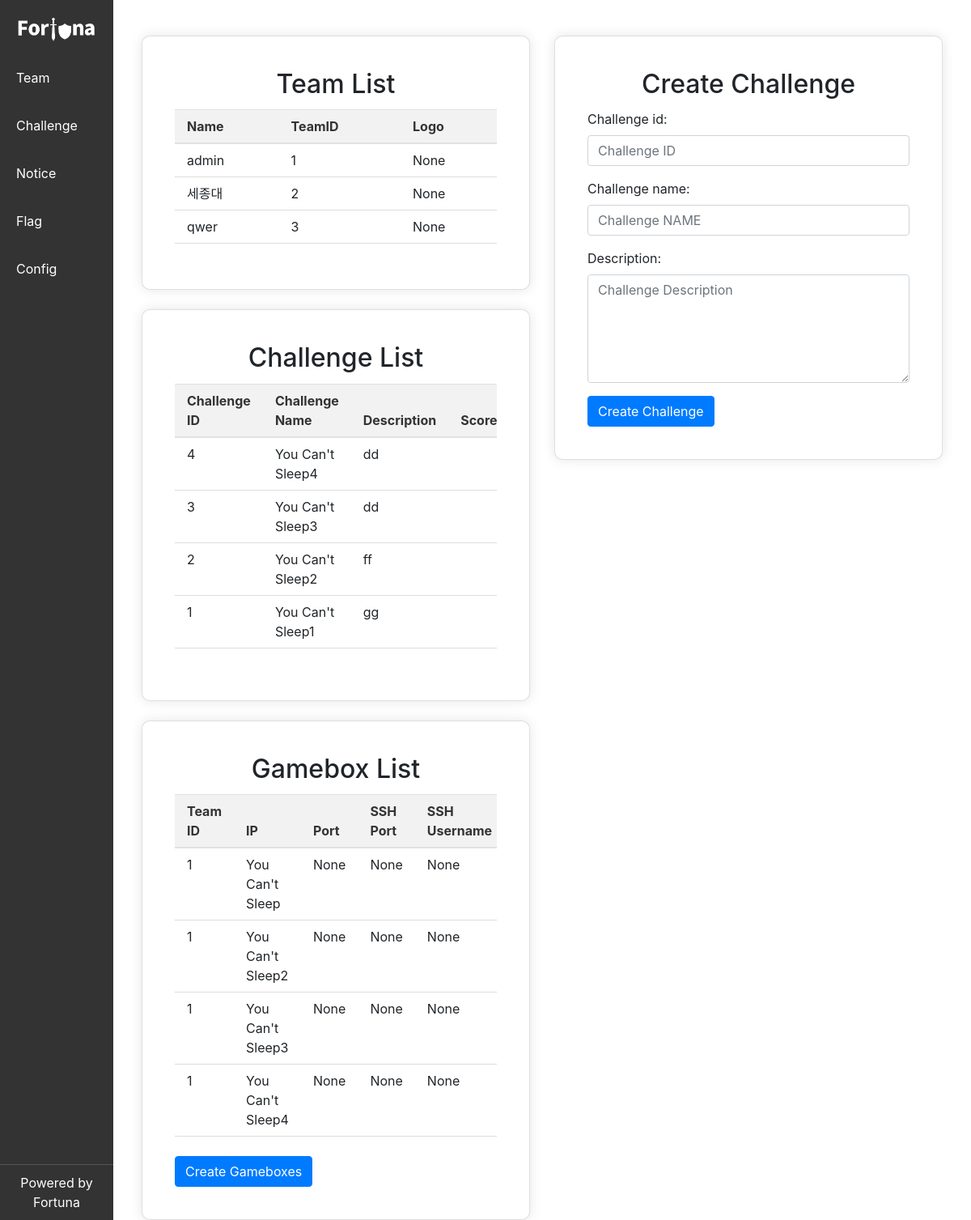
The page /manage/challenge/ on the database its author committed.
### account/models.py (models this page shows, shortened)
class Team(AbstractBaseUser, PermissionsMixin):
    created_at = models.DateTimeField(auto_now_add=True)
    name = models.CharField(max_length=255, unique=True)
    logo = models.CharField(max_length=255, null=True, blank=True)
    score = models.FloatField(null=True, blank=True)
    team_id = models.PositiveIntegerField(unique=True, blank=True)
    token = models.CharField(max_length=255, null=True, blank=True)
    is_staff = models.BooleanField(default=False)
    objects = CustomUserManager()
    USERNAME_FIELD = 'name'
    REQUIRED_FIELDS = []

### challenge/models.py (models this page shows)
class Challenge(models.Model):
    created_at = models.DateTimeField(auto_now_add=True)                                ## 생성 시간
    challenge_id = models.PositiveIntegerField(null=True, blank=True)                   ## 식별자
    challenge_name = models.CharField(max_length=255, null=True, blank=True)            ## 챌린지 이름
    description = models.CharField(max_length=500, null=True, blank=True)               ## 챌린지 설명
    class Meta:
        db_table = 'challenges'

class GameBox(models.Model):
    created_at = models.DateTimeField(auto_now_add=True)                                ## 생성 시간
    team_id = models.PositiveIntegerField(null=True, blank=True)                        ## 챌린지 소유 팀 식별자
    challenge_id = models.PositiveIntegerField(null=True, blank=True)                   ## 식별자
    ip = models.CharField(max_length=255, null=True, blank=True)                        ## IP 주소
    port = models.PositiveIntegerField(null=True, blank=True)                           ## 포트 번호
    ssh_port = models.PositiveIntegerField(null=True, blank=True)                       ## SSH 포트 번호
    ssh_user = models.CharField(max_length=255, null=True, blank=True)                  ## SSH 사용자 이름
    ssh_password = models.CharField(max_length=255, null=True, blank=True)              ## SSH 비밀번호
    visible = models.BooleanField(null=False, blank=True, default=True)                 ## 챌린지 가시화 여부
    score = models.FloatField(null=True, blank=True)                                    ## 챌린지 점수
    is_down = models.BooleanField(null=False, blank=True, default=False)                ## SLA 다운 여부
    is_attacked = models.BooleanField(null=False, blank=True, default=False)            ## 공격 받은 여부
    class Meta:
        db_table = 'game_boxes'

### challenge/views.py (the view)
# urls.py: path('challenge/', challenge.manage_gamebox_view, name='manage_challenge'),
def manage_gamebox_view(request):
    if request.method == 'POST':
        form = ChallengeForm(request.POST)
        if form.is_valid():
            form.save()
            return redirect('manage_challenge')  # 또는 다른 적절한 리다이렉션
    else:
        form = ChallengeForm()
    gameboxes = GameBox.objects.all()
    teams = Team.objects.all()
    challenges = Challenge.objects.all()
    context = {'gameboxes': gameboxes, 'form': form, 'teams': teams, 'challenges': challenges}
    return render(request, 'challenge/manage_challenge.html', context)

### challenge/forms.py
class ChallengeForm(forms.ModelForm):
    class Meta:
        model = Challenge
        fields = [
            'challenge_id', 'challenge_name', 'description'
        ]
        widgets = {
            'challenge_id': forms.NumberInput(attrs={'class': 'form-control', 'placeholder':'Challenge ID'}),
            'challenge_name': forms.TextInput(attrs={'class': 'form-control', 'placeholder':'Challenge NAME'}),
            'description': forms.Textarea(attrs={'class': 'form-control', 'cols': 40, 'rows': 5, 'placeholder':'Challenge Description'}),
        }

### templates/challenge/manage_challenge.html (shortened to what this page needs)
{% extends 'manage/base.html' %}
{% load static %}
{% block content %}
<div class="container-fluid mt-4">
    <div class="row">
        <div class="col-md-6">
            <div class="card">
                <div class="card-body">
                    <h2 class="card-title text-center">Team List</h2>
                    <div class="table-responsive">
                        <table class="table">
                            <thead>
                                <tr>
                                    <th>Name</th>
                                    <th>TeamID</th>
                                    <th>Logo</th>
                                </tr>
                            </thead>
                            <tbody>
                                {% for team in teams %}
                                <tr>
                                    <td>{{ team.name }}</td>
                                    <td>{{ team.team_id }}</td>
                                    <td>{{ team.logo }}</td>
                                </tr>
                                {% endfor %}
                            </tbody>
                        </table>
                    </div>
                </div>
            </div>
            <br>
            <div class="card">
                <div class="card-body">
                    <h2 class="card-title text-center">Challenge List</h2>
                    <div class="table-responsive" style="padding-bottom: 8px;">
                        <table class="table">
                            <thead>
                                <tr>
                                    <th>Challenge ID</th>
                                    <th>Challenge Name</th>
                                    <th>Description</th>
                                    <th>Score</th>
                                </tr>
                            </thead>
                            <tbody>
                                {% for challenge in challenges %}
                                <tr>
                                    <td>{{ challenge.challenge_id }}</td>
                                    <td>{{ challenge.challenge_name }}</td>
                                    <td>{{ challenge.description }}</td>
                                    <td>{{ challenge.score }}</td>
                                </tr>
                                {% endfor %}
                            </tbody>
                        </table>
                    </div>
                </div>
            </div>
            <br>
            <div class="card">
                <div class="card-body">
                    <h2 class="card-title text-center">Gamebox List</h2>
                    <div class="table-responsive" style="padding-bottom: 8px;">
                        <table class="table">
                            <thead>
                                <tr>
                                    <th>Team ID</th>
                                    <th>IP</th>
                                    <th>Port</th>
                                    <th>SSH Port</th>
                                    <th>SSH Username</th>
                                </tr>
                            </thead>
                            <tbody>
                                {% for gamebox in gameboxes %}
                                <tr>
                                    <td>{{ gamebox.team_id }}</td>
                                    <td>{{ gamebox.ip }}</td>
                                    <td>{{ gamebox.port }}</td>
                                    <td>{{ gamebox.ssh_port }}</td>
                                    <td>{{ gamebox.ssh_user }}</td>
                                </tr>
                                {% endfor %}
                            </tbody>
                        </table>
                    </div>
                    <form action="{% url 'upsert_challenge' %}" method="post">
                        <button type="submit" class="btn btn-primary">Create Gameboxes</button>
                    </form>
                </div>
            </div>
        </div>
        <div class="col-md-6">
            <div class="card">
                <div class="card-body">
                    <h2 class="card-title text-center">Create Challenge</h2>
                    <form method="post">
                        {{ form.as_p }}
                        <button type="submit" class="btn btn-primary">Create Challenge</button>
                    </form>
                </div>
            </div>
        </div>
    </div>
</div>
{% endblock content %}

### static/manage.css (style rules this page uses)
.col-md-6 { padding: 0 15px; }
.card { margin: 0 auto; padding: 20px; border-radius: 10px; box-shadow: 0 0 15px rgba(0, 0, 0, 0.1); }
.table-responsive { margin-bottom: 0; }
.table { width: 100%; border-collapse: collapse; }
.table th, .table td { padding: 8px 15px; text-align: left; border-bottom: 1px solid #ddd; }
.table th { background-color: #f2f2f2; color: #333; }

### rows shown on the page
Team: name "admin", team_id "1", logo "None"
Team: name "세종대", team_id "2", logo "None"
Team: name "qwer", team_id "3", logo "None"
Challenge: challenge_id "4", challenge_name "You Can't Sleep4", description "dd"
Challenge: challenge_id "3", challenge_name "You Can't Sleep3", description "dd"
Challenge: challenge_id "2", challenge_name "You Can't Sleep2", description "ff"
Challenge: challenge_id "1", challenge_name "You Can't Sleep1", description "gg"
GameBox: team_id "1", ip "You Can't Sleep", port "None", ssh_port "None", ssh_user "None"
GameBox: team_id "1", ip "You Can't Sleep2", port "None", ssh_port "None", ssh_user "None"
GameBox: team_id "1", ip "You Can't Sleep3", port "None", ssh_port "None", ssh_user "None"
GameBox: team_id "1", ip "You Can't Sleep4", port "None", ssh_port "None", ssh_user "None"
